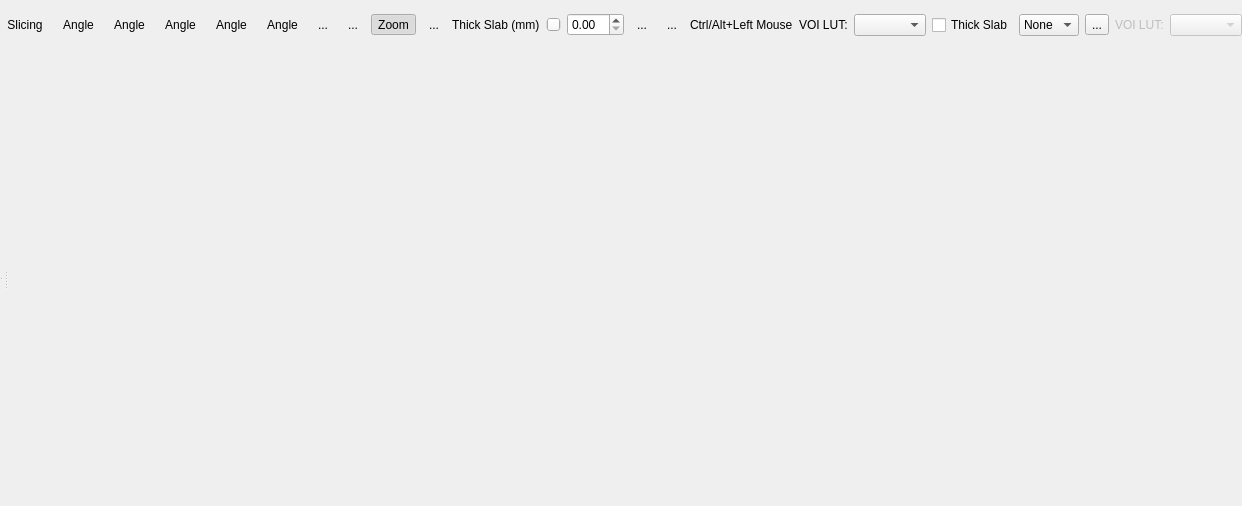
<?xml version="1.0" encoding="UTF-8"?>
<ui version="4.0">
 <class>QMPR3DExtensionBase</class>
 <widget class="QWidget" name="QMPR3DExtensionBase">
  <property name="geometry">
   <rect>
    <x>0</x>
    <y>0</y>
    <width>1195</width>
    <height>506</height>
   </rect>
  </property>
  <property name="windowTitle">
   <string>MPR3D</string>
  </property>
  <layout class="QVBoxLayout">
   <property name="spacing">
    <number>1</number>
   </property>
   <property name="leftMargin">
    <number>0</number>
   </property>
   <property name="topMargin">
    <number>0</number>
   </property>
   <property name="rightMargin">
    <number>0</number>
   </property>
   <property name="bottomMargin">
    <number>0</number>
   </property>
   <item>
    <layout class="QHBoxLayout" name="m_ToolsLayout">
     <property name="spacing">
      <number>6</number>
     </property>
     <property name="leftMargin">
      <number>0</number>
     </property>
     <property name="topMargin">
      <number>0</number>
     </property>
     <property name="rightMargin">
      <number>0</number>
     </property>
     <property name="bottomMargin">
      <number>0</number>
     </property>
     <item>
      <widget class="QToolButton" name="m_slicingToolButton">
       <property name="text">
        <string>Slicing</string>
       </property>
       <property name="icon">
        <iconset>
         <normaloff>:/images/icons/layer-previous.svg</normaloff>:/images/icons/layer-previous.svg</iconset>
       </property>
       <property name="iconSize">
        <size>
         <width>32</width>
         <height>32</height>
        </size>
       </property>
       <property name="checkable">
        <bool>true</bool>
       </property>
       <property name="toolButtonStyle">
        <enum>Qt::ToolButtonTextUnderIcon</enum>
       </property>
       <property name="autoRaise">
        <bool>true</bool>
       </property>
      </widget>
     </item>
     <item>
      <widget class="QToolButton" name="m_zoomToolButton">
       <property name="text">
        <string>Angle</string>
       </property>
       <property name="icon">
        <iconset>
         <normaloff>:/images/icons/edit-find.svg</normaloff>:/images/icons/edit-find.svg</iconset>
       </property>
       <property name="iconSize">
        <size>
         <width>32</width>
         <height>32</height>
        </size>
       </property>
       <property name="checkable">
        <bool>true</bool>
       </property>
       <property name="toolButtonStyle">
        <enum>Qt::ToolButtonTextUnderIcon</enum>
       </property>
       <property name="autoRaise">
        <bool>true</bool>
       </property>
      </widget>
     </item>
     <item>
      <widget class="QToolButton" name="m_ROIToolButton">
       <property name="text">
        <string>Angle</string>
       </property>
       <property name="icon">
        <iconset>
         <normaloff>:/images/icons/draw-polyline.svg</normaloff>:/images/icons/draw-polyline.svg</iconset>
       </property>
       <property name="iconSize">
        <size>
         <width>32</width>
         <height>32</height>
        </size>
       </property>
       <property name="toolButtonStyle">
        <enum>Qt::ToolButtonTextUnderIcon</enum>
       </property>
       <property name="autoRaise">
        <bool>true</bool>
       </property>
      </widget>
     </item>
     <item>
      <widget class="QToolButton" name="m_distanceToolButton">
       <property name="text">
        <string>Angle</string>
       </property>
       <property name="icon">
        <iconset>
         <normaloff>:/images/icons/tool-measure.svg</normaloff>:/images/icons/tool-measure.svg</iconset>
       </property>
       <property name="iconSize">
        <size>
         <width>32</width>
         <height>32</height>
        </size>
       </property>
       <property name="checkable">
        <bool>true</bool>
       </property>
       <property name="toolButtonStyle">
        <enum>Qt::ToolButtonTextUnderIcon</enum>
       </property>
       <property name="autoRaise">
        <bool>true</bool>
       </property>
      </widget>
     </item>
     <item>
      <widget class="QToolButton" name="m_angleToolButton">
       <property name="text">
        <string>Angle</string>
       </property>
       <property name="icon">
        <iconset>
         <normaloff>:/images/icons/measure-angle.svg</normaloff>:/images/icons/measure-angle.svg</iconset>
       </property>
       <property name="iconSize">
        <size>
         <width>32</width>
         <height>32</height>
        </size>
       </property>
       <property name="checkable">
        <bool>true</bool>
       </property>
       <property name="toolButtonStyle">
        <enum>Qt::ToolButtonTextUnderIcon</enum>
       </property>
       <property name="autoRaise">
        <bool>true</bool>
       </property>
      </widget>
     </item>
     <item>
      <widget class="QToolButton" name="m_eraserToolButton">
       <property name="text">
        <string>Angle</string>
       </property>
       <property name="icon">
        <iconset>
         <normaloff>:/images/icons/draw-eraser.svg</normaloff>:/images/icons/draw-eraser.svg</iconset>
       </property>
       <property name="iconSize">
        <size>
         <width>32</width>
         <height>32</height>
        </size>
       </property>
       <property name="toolButtonStyle">
        <enum>Qt::ToolButtonTextUnderIcon</enum>
       </property>
       <property name="autoRaise">
        <bool>true</bool>
       </property>
      </widget>
     </item>
     <item>
      <widget class="QToolButton" name="m_screenShotToolButton">
       <property name="text">
        <string>...</string>
       </property>
       <property name="icon">
        <iconset>
         <normaloff>:/images/icons/camera-photo.svg</normaloff>:/images/icons/camera-photo.svg</iconset>
       </property>
       <property name="iconSize">
        <size>
         <width>32</width>
         <height>32</height>
        </size>
       </property>
       <property name="autoRaise">
        <bool>true</bool>
       </property>
      </widget>
     </item>
     <item>
      <widget class="QToolButton" name="m_screenshotsExporterToolButton">
       <property name="text">
        <string>...</string>
       </property>
       <property name="icon">
        <iconset>
         <normaloff>:/images/icons/upload-media.svg</normaloff>:/images/icons/upload-media.svg</iconset>
       </property>
       <property name="iconSize">
        <size>
         <width>32</width>
         <height>32</height>
        </size>
       </property>
       <property name="autoRaise">
        <bool>true</bool>
       </property>
      </widget>
     </item>
     <item>
      <widget class="QToolButton" name="m_viewerInformationToolButton">
       <property name="text">
        <string>Zoom</string>
       </property>
       <property name="icon">
        <iconset>
         <normaloff>:/images/icons/annotations.svg</normaloff>:/images/icons/annotations.svg</iconset>
       </property>
       <property name="iconSize">
        <size>
         <width>32</width>
         <height>32</height>
        </size>
       </property>
       <property name="checkable">
        <bool>true</bool>
       </property>
       <property name="checked">
        <bool>true</bool>
       </property>
       <property name="autoRaise">
        <bool>true</bool>
       </property>
      </widget>
     </item>
     <item>
      <widget class="QToolButton" name="m_voxelInformationToolButton">
       <property name="text">
        <string>...</string>
       </property>
       <property name="icon">
        <iconset>
         <normaloff>:/images/icons/edit-select.svg</normaloff>:/images/icons/edit-select.svg</iconset>
       </property>
       <property name="iconSize">
        <size>
         <width>32</width>
         <height>32</height>
        </size>
       </property>
       <property name="checkable">
        <bool>true</bool>
       </property>
       <property name="autoRaise">
        <bool>true</bool>
       </property>
      </widget>
     </item>
     <item>
      <widget class="QLabel" name="m_thickSlabLabel">
       <property name="text">
        <string>Thick Slab (mm)</string>
       </property>
      </widget>
     </item>
     <item>
      <widget class="QSlider" name="m_thickSlabSlider">
       <property name="orientation">
        <enum>Qt::Horizontal</enum>
       </property>
       <property name="tickPosition">
        <enum>QSlider::NoTicks</enum>
       </property>
       <property name="tickInterval">
        <number>0</number>
       </property>
      </widget>
     </item>
     <item>
      <widget class="QDoubleSpinBox" name="m_thickSlabSpinBox"/>
     </item>
     <item>
      <widget class="QToolButton" name="m_mipToolButton">
       <property name="text">
        <string>...</string>
       </property>
       <property name="iconSize">
        <size>
         <width>32</width>
         <height>32</height>
        </size>
       </property>
       <property name="checkable">
        <bool>true</bool>
       </property>
       <property name="autoRaise">
        <bool>true</bool>
       </property>
      </widget>
     </item>
     <item>
      <widget class="QToolButton" name="m_horizontalLayoutToolButton">
       <property name="text">
        <string>...</string>
       </property>
       <property name="iconSize">
        <size>
         <width>32</width>
         <height>32</height>
        </size>
       </property>
       <property name="checkable">
        <bool>false</bool>
       </property>
       <property name="autoRaise">
        <bool>true</bool>
       </property>
      </widget>
     </item>
     <item>
      <widget class="QLabel" name="label">
       <property name="enabled">
        <bool>true</bool>
       </property>
       <property name="text">
        <string>Ctrl/Alt+Left Mouse</string>
       </property>
      </widget>
     </item>
     <item>
      <widget class="QLabel" name="labelLUT">
       <property name="text">
        <string>VOI LUT:</string>
       </property>
      </widget>
     </item>
     <item>
      <widget class="udg::QVoiLutComboBox" name="m_voiLutComboBox"/>
     </item>
     <item>
      <widget class="QCheckBox" name="m_thickMode">
       <property name="text">
        <string>Thick Slab</string>
       </property>
      </widget>
     </item>
     <item>
      <widget class="QComboBox" name="m_thickModeBox">
       <item>
        <property name="text">
         <string>None</string>
        </property>
       </item>
       <item>
        <property name="text">
         <string>Min</string>
        </property>
       </item>
       <item>
        <property name="text">
         <string>Max</string>
        </property>
       </item>
       <item>
        <property name="text">
         <string>Mean</string>
        </property>
       </item>
       <item>
        <property name="text">
         <string>Sum</string>
        </property>
       </item>
      </widget>
     </item>
     <item>
      <widget class="QToolButton" name="m_reset">
       <property name="text">
        <string>...</string>
       </property>
       <property name="icon">
        <iconset>
         <normaloff>../../../main/images/icons/reset-view.svg</normaloff>../../../main/images/icons/reset-view.svg</iconset>
       </property>
       <property name="iconSize">
        <size>
         <width>32</width>
         <height>32</height>
        </size>
       </property>
       <property name="autoRaise">
        <bool>false</bool>
       </property>
      </widget>
     </item>
     <item>
      <spacer>
       <property name="orientation">
        <enum>Qt::Horizontal</enum>
       </property>
       <property name="sizeHint" stdset="0">
        <size>
         <width>91</width>
         <height>50</height>
        </size>
       </property>
      </spacer>
     </item>
     <item>
      <layout class="QHBoxLayout">
       <property name="spacing">
        <number>6</number>
       </property>
       <property name="leftMargin">
        <number>0</number>
       </property>
       <property name="topMargin">
        <number>0</number>
       </property>
       <property name="rightMargin">
        <number>0</number>
       </property>
       <property name="bottomMargin">
        <number>0</number>
       </property>
       <item>
        <widget class="QLabel" name="labelLUT2">
         <property name="enabled">
          <bool>false</bool>
         </property>
         <property name="text">
          <string>VOI LUT:</string>
         </property>
        </widget>
       </item>
       <item>
        <widget class="udg::QVoiLutComboBox" name="m_voiLutComboBox2">
         <property name="enabled">
          <bool>false</bool>
         </property>
        </widget>
       </item>
      </layout>
     </item>
    </layout>
   </item>
   <item>
    <widget class="QSplitter" name="m_horizontalSplitter">
     <property name="orientation">
      <enum>Qt::Horizontal</enum>
     </property>
     <widget class="QSplitter" name="m_verticalSplitter">
      <property name="orientation">
       <enum>Qt::Vertical</enum>
      </property>
      <widget class="QWidget" name="layout4">
       <layout class="QVBoxLayout">
        <property name="spacing">
         <number>6</number>
        </property>
        <property name="leftMargin">
         <number>0</number>
        </property>
        <property name="topMargin">
         <number>0</number>
        </property>
        <property name="rightMargin">
         <number>0</number>
        </property>
        <property name="bottomMargin">
         <number>0</number>
        </property>
        <item>
         <layout class="QHBoxLayout">
          <property name="spacing">
           <number>6</number>
          </property>
          <property name="leftMargin">
           <number>0</number>
          </property>
          <property name="topMargin">
           <number>0</number>
          </property>
          <property name="rightMargin">
           <number>0</number>
          </property>
          <property name="bottomMargin">
           <number>0</number>
          </property>
         </layout>
        </item>
        <item>
         <widget class="QVTKOpenGLNativeWidget" name="m_axial2DView" native="true">
          <property name="sizePolicy">
           <sizepolicy hsizetype="Expanding" vsizetype="Expanding">
            <horstretch>0</horstretch>
            <verstretch>0</verstretch>
           </sizepolicy>
          </property>
         </widget>
        </item>
       </layout>
      </widget>
      <widget class="QWidget" name="layout9">
       <layout class="QVBoxLayout">
        <property name="spacing">
         <number>6</number>
        </property>
        <property name="leftMargin">
         <number>0</number>
        </property>
        <property name="topMargin">
         <number>0</number>
        </property>
        <property name="rightMargin">
         <number>0</number>
        </property>
        <property name="bottomMargin">
         <number>0</number>
        </property>
        <item>
         <widget class="QVTKOpenGLNativeWidget" name="m_sagital2DView" native="true">
          <property name="sizePolicy">
           <sizepolicy hsizetype="Expanding" vsizetype="Expanding">
            <horstretch>0</horstretch>
            <verstretch>0</verstretch>
           </sizepolicy>
          </property>
         </widget>
        </item>
       </layout>
      </widget>
     </widget>
     <widget class="QVTKOpenGLNativeWidget" name="m_coronal2DView" native="true">
      <property name="sizePolicy">
       <sizepolicy hsizetype="Expanding" vsizetype="Expanding">
        <horstretch>0</horstretch>
        <verstretch>0</verstretch>
       </sizepolicy>
      </property>
     </widget>
    </widget>
   </item>
  </layout>
 </widget>
 <layoutdefault spacing="6" margin="11"/>
 <customwidgets>
  <customwidget>
   <class>QVTKOpenGLNativeWidget</class>
   <extends>QWidget</extends>
   <header>QVTKOpenGLNativeWidget.h</header>
  </customwidget>
  <customwidget>
   <class>udg::QVoiLutComboBox</class>
   <extends>QComboBox</extends>
   <header>qvoilutcombobox.h</header>
  </customwidget>
 </customwidgets>
 <resources/>
 <connections/>
</ui>
